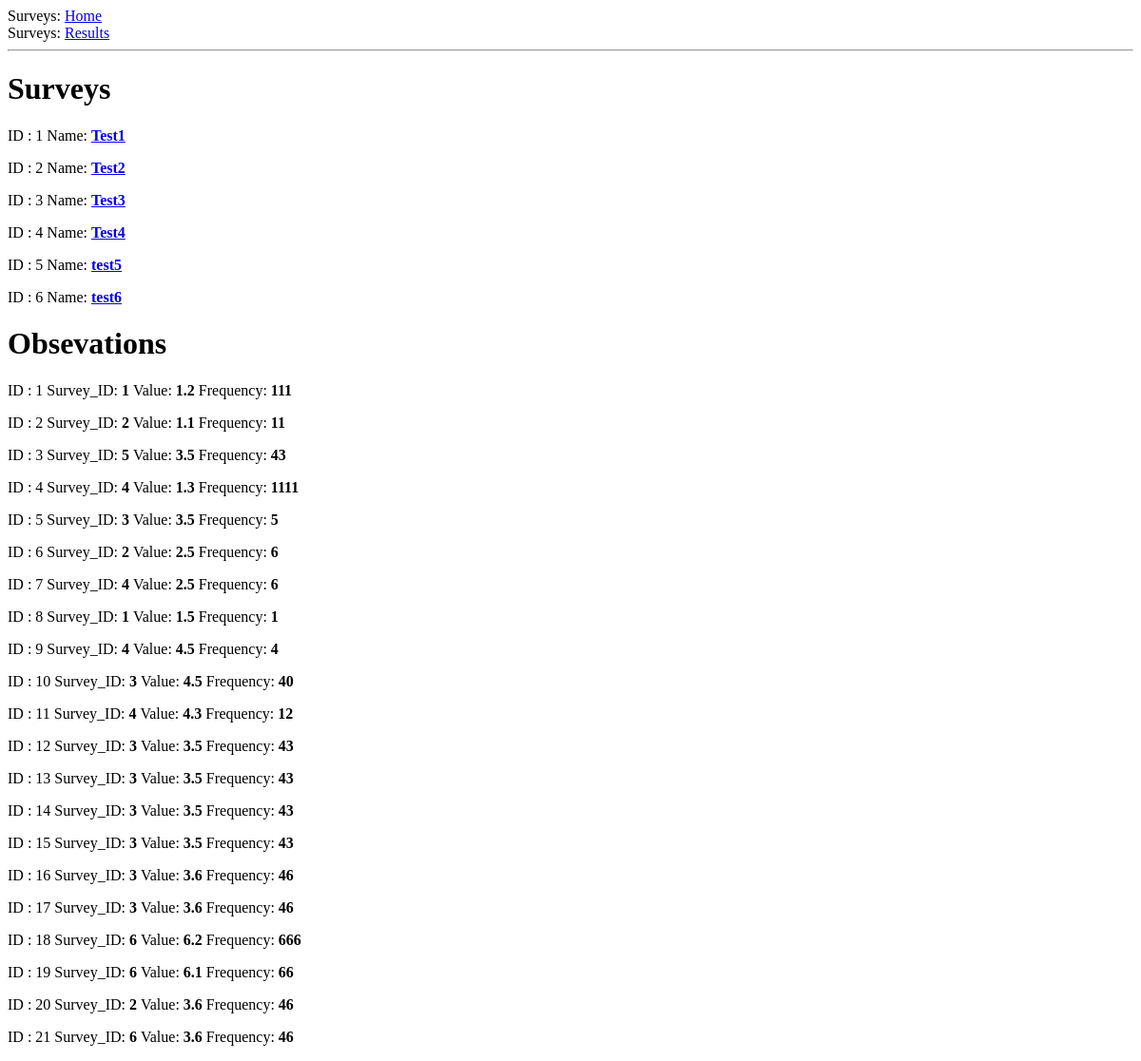
The page /index on the database as committed earlier.
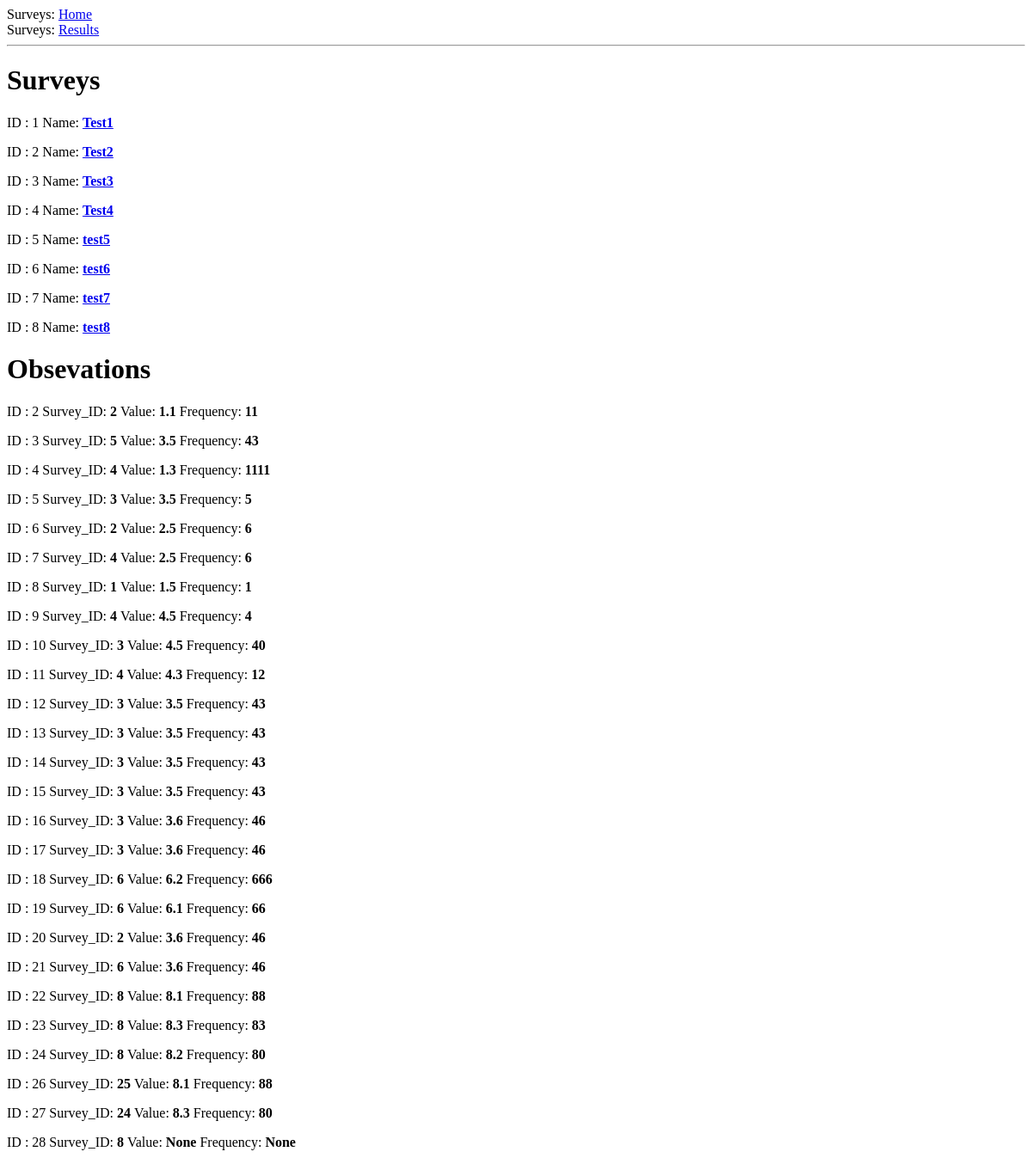
The same page on the database as committed later.
### app/models.py (models this page shows, shortened)
class Survey(db.Model, FlaskSerializeMixin):
    id = db.Column(db.Integer, primary_key=True, autoincrement=True)
    name = db.Column(db.String(64), index=True)
    observations = db.relationship('Observation', backref='author', lazy='dynamic')
    create_fields = update_fields = ['name']

class Observation(db.Model, FlaskSerializeMixin):
    id = db.Column(db.Integer, primary_key=True, autoincrement=True)
    survey_id = db.Column(db.Integer, db.ForeignKey('survey.id'))
    value = db.Column(db.Float)
    frequency = db.Column(db.Integer)
    create_fields = update_fields = ['survey_id', 'value', 'frequency']

### app/routes.py (the view)
@app.route('/')
@app.route('/index', methods=['GET'])
def index():
    surveys = Survey.query.all()
    observations = Observation.query.all()
    return render_template('index.html', title='Surveys', surveys=surveys, observations=observations)

### app/templates/index.html
{% extends "base.html" %}
{% block content %}
    <body>
        <h1>Surveys</h1>
        {% for survey in surveys %}
        <div>
            <p>
                ID : {{ survey.id }}
                Name: <b> <a href='/result/{{ survey.id }}' > {{ survey.name }}</a> </b>
            </p>
        </div>
        {% endfor %}
        <h1>Obsevations</h1>
            {% for observation in observations %}
            <div>
                <p>
                    ID : {{ observation.id }}
                    Survey_ID: <b>  {{ observation.survey_id }} </b>
                    Value: <b>  {{ observation.value }} </b>
                    Frequency: <b>  {{ observation.frequency }} </b>
                </p>
            </div>
            {% endfor %}
    </body>
{% endblock %}

### app/templates/base.html (shortened to what this page needs)
<html>
    <head>
    </head>
    <body>
        <div>Surveys: <a href="/index">Home</a></div>
        <div>Surveys: <a href="/results">Results</a></div>
        <hr>
        {% block content %}{% endblock %}
    </body>
</html>

Rows that differ between the two databases and show on the page:
removed Observation: id "1", survey_id "1", value "1.2", frequency "111"
added Survey: id "7", name "test7"
added Survey: id "8", name "test8"
added Observation: id "22", survey_id "8", value "8.1", frequency "88"
added Observation: id "23", survey_id "8", value "8.3", frequency "83"
added Observation: id "24", survey_id "8", value "8.2", frequency "80"
added Observation: id "26", survey_id "25", value "8.1", frequency "88"
added Observation: id "27", survey_id "24", value "8.3", frequency "80"
added Observation: id "28", survey_id "8", value "None", frequency "None"
